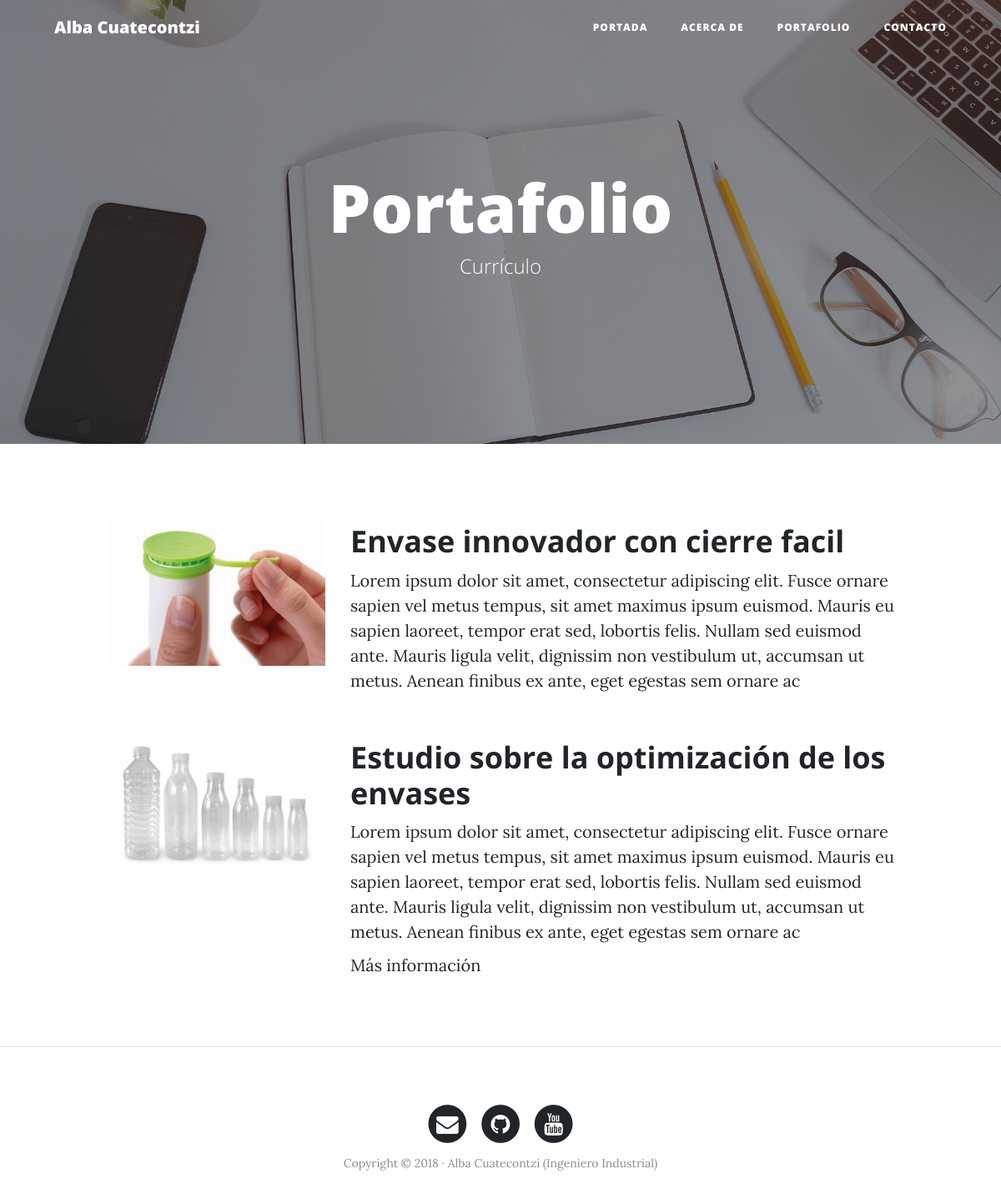
The app's page /portfolio with its own data.
### portfolio/models.py (models this page shows, shortened)
class Project(models.Model):
    title = models.CharField(max_length=200, verbose_name = "Título")
    description = models.TextField(verbose_name = "Descripción")
    image = models.ImageField(verbose_name = "Imagen", upload_to = "projects")
    link = models.URLField(verbose_name = "Dirección Web", null=True, blank=True)
    created = models.DateTimeField(auto_now_add=True, verbose_name = "Fecha de creación")
    updated = models.DateTimeField(auto_now=True, verbose_name = "Fecha de edición")
    class Meta:
        verbose_name = "proyecto"
        verbose_name_plural = "proyectos"
        ordering = ["-created"]

### portfolio/views.py (the view)
# urls.py: path('portfolio', portfolio_views.portfolio, name="portfolio"),
def portfolio(request):
    projects = Project.objects.all()
    return render(request, "portfolio/portfolio.html", {'projects':projects})

### portfolio/templates/portfolio/portfolio.html (shortened to what this page needs)
{% extends 'core/base.html' %}
{% block background %}{% load static %}{% static 'core/img/portfolio-bg.jpg' %}{% endblock %}
{% block headers %}
<h1>Portafolio</h1>
<span class="subheading">Currículo</span>
{% endblock %}
{% block content %}
	{% for project in projects %}
		<div class="row project">
			<div class="col-lg-3 col-md-4 offset-lg-1">
				<img class="img-fluid" src="{{project.image.url}}" alt="">
			</div>
			<div class="col-lg-7 col-md-8">
	        	<h2 class="section-heading title">{{project.title}}</h2>
	    		<p>{{project.description}}</p>
				{% if project.link %}
				<a href="{{project.link}} ">Más información</a></p>
				{% endif %}
			</div>
		</div>
	{% endfor %}
{% endblock %}

### records on screen
Project: image (picture), title "Envase innovador con cierre facil", description "Lorem ipsum dolor sit amet, consectetur adipiscing elit. Fusce ornare sapien vel metus tempus, sit amet maximus ipsum euismod. Mauris eu sapien laoreet, tempor erat sed, lobortis felis. Nullam sed euismod ante. Mauris ligula velit, dignissim non vestibulum ut, accumsan ut metus. Aenean finibus ex ante, eget egestas sem ornare ac"
Project: image (picture), title "Estudio sobre la optimización de los envases", description "Lorem ipsum dolor sit amet, consectetur adipiscing elit. Fusce ornare sapien vel metus tempus, sit amet maximus ipsum euismod. Mauris eu sapien laoreet, tempor erat sed, lobortis felis. Nullam sed euismod ante. Mauris ligula velit, dignissim non vestibulum ut, accumsan ut metus. Aenean finibus ex ante, eget egestas sem ornare ac"
